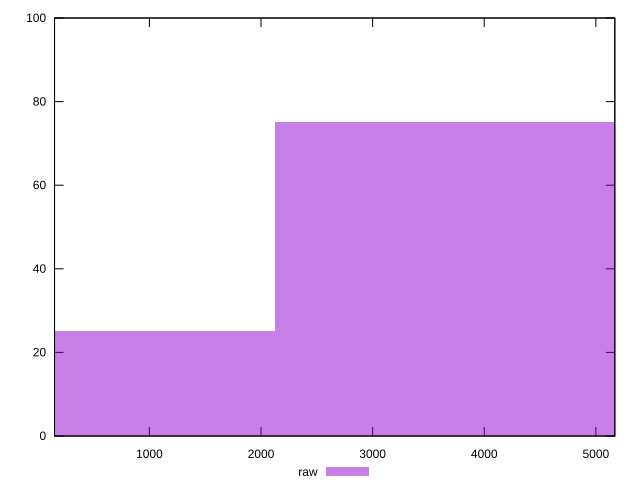

The script that saved this image:
reset

$raw <<EOF
4245.077581389699 75
0 25
EOF

set key outside below
set boxwidth 4245.077581389699
set xrange [150:5170]
set yrange [0:100]
set trange [0:100]
set style fill transparent solid 0.5 noborder
set terminal svg size 640, 490 enhanced background rgb 'white'
set output "reports/report_00027_2021-02-24T12-40-31.850Z/uses-text-compression/samples/agenda/raw/histogram.svg"

plot $raw title "raw" with boxes

reset
